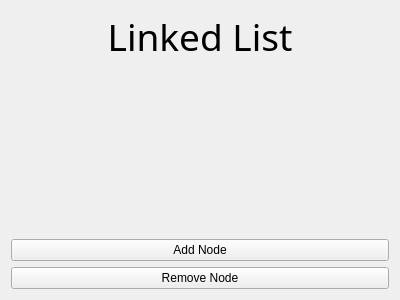
<?xml version="1.0" encoding="UTF-8"?>
<ui version="4.0">
 <class>Widget</class>
 <widget class="QWidget" name="Widget">
  <property name="geometry">
   <rect>
    <x>0</x>
    <y>0</y>
    <width>400</width>
    <height>300</height>
   </rect>
  </property>
  <property name="windowTitle">
   <string>Widget</string>
  </property>
  <layout class="QVBoxLayout" name="verticalLayout">
   <item>
    <widget class="QLabel" name="titleLabel">
     <property name="font">
      <font>
       <family>Arial Rounded MT Bold</family>
       <pointsize>28</pointsize>
      </font>
     </property>
     <property name="text">
      <string>Linked List</string>
     </property>
     <property name="alignment">
      <set>Qt::AlignHCenter|Qt::AlignTop</set>
     </property>
    </widget>
   </item>
   <item>
    <widget class="QPushButton" name="addNodeButton">
     <property name="text">
      <string>Add Node</string>
     </property>
    </widget>
   </item>
   <item>
    <widget class="QPushButton" name="removeNodeButton">
     <property name="text">
      <string>Remove Node</string>
     </property>
    </widget>
   </item>
  </layout>
 </widget>
 <layoutdefault spacing="6" margin="11"/>
 <resources/>
 <connections/>
</ui>
